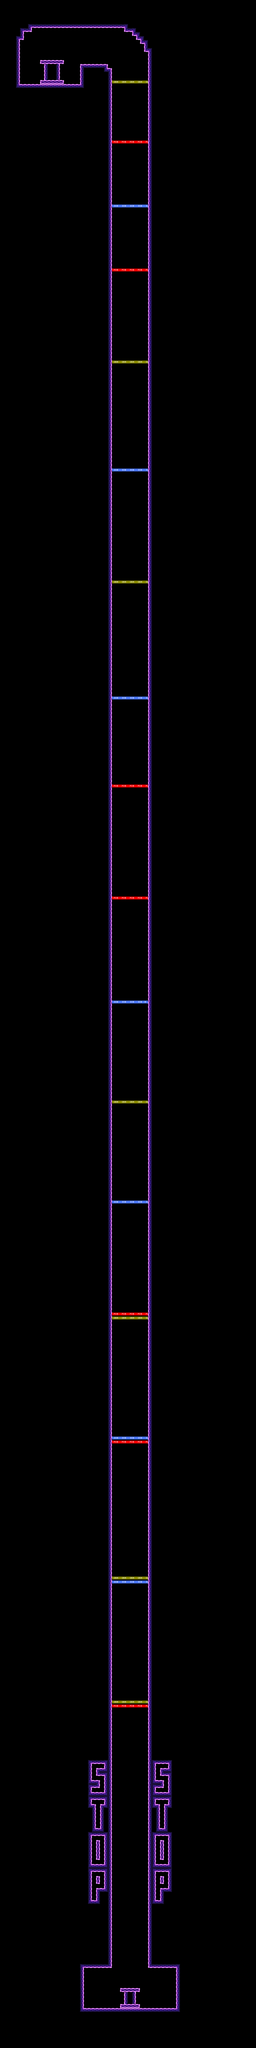

Tiled map render using the project's own tile images. Description and the map definition, with tile-layer contents summarised, below:
An orthogonal 64x512 tile map with 16x16 px tiles, 1 tile layer (Tile Layer 1) and 32 objects.

<map version="1.0" orientation="orthogonal" width="64" height="512" tilewidth="16" tileheight="16">
 <tileset firstgid="1" source="generic.tsx" />
 <layer name="Tile Layer 1" width="64" height="512">
  <data>[32768 cells, 28046 non-empty, 25 distinct tile ids]</data>
 </layer>
 <objectgroup name="Object Layer 1" width="64" height="512">
  <object gid="254" x="503" y="7952" />
  <object gid="255" x="128" y="208" />
  <object gid="255" x="272" y="208" />
  <object gid="255" x="416" y="208" />
  <object gid="255" x="512" y="304" />
  <object gid="255" x="512" y="544" />
  <object gid="255" x="512" y="800" />
  <object gid="255" x="512" y="1056" />
  <object gid="255" x="512" y="1424" />
  <object gid="255" x="512" y="1856" />
  <object gid="255" x="512" y="2304" />
  <object gid="255" x="512" y="2768" />
  <object gid="255" x="512" y="3120" />
  <object gid="255" x="512" y="3568" />
  <object gid="255" x="512" y="3984" />
  <object gid="255" x="512" y="4384" />
  <object gid="255" x="512" y="4784" />
  <object gid="255" x="512" y="5232" />
  <object gid="255" x="512" y="5728" />
  <object gid="255" x="512" y="6288" />
  <object gid="255" x="512" y="6784" />
  <object gid="255" x="384" y="7120" />
  <object gid="255" x="640" y="7120" />
  <object gid="255" x="640" y="7264" />
  <object gid="255" x="384" y="7264" />
  <object gid="255" x="400" y="7408" />
  <object gid="255" x="624" y="7408" />
  <object gid="255" x="640" y="7552" />
  <object gid="255" x="384" y="7552" />
  <object gid="255" x="416" y="7936" />
  <object gid="255" x="608" y="7936" />
  <object gid="256" x="199" y="233" />
 </objectgroup>
</map>
